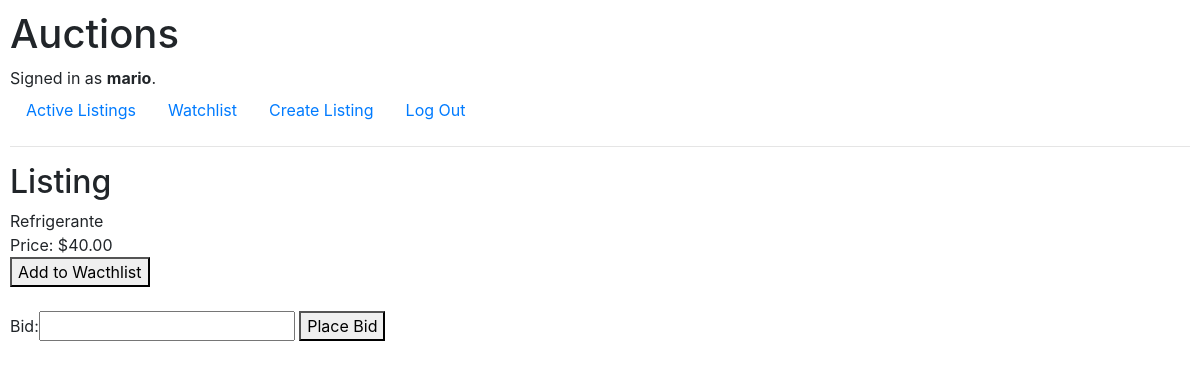
Screenshot of /listing/3 (signed in) with the database file from the repository.
### auctions/models.py (models this page shows, shortened)
class User(AbstractUser):
    pass

class Listing(models.Model):
    owner_id = models.ForeignKey(User, on_delete=models.CASCADE, related_name="listings")
    title = models.CharField(max_length=64)
    starting_price = models.DecimalField(max_digits=10, decimal_places=2)
    category = models.CharField(max_length=64, blank=True)
    description = models.TextField(blank=True)
    url_image = models.URLField(blank=True)

### auctions/views.py (the view)
# urls.py: path("listing/<int:listing_id>", views.listing, name="listing"),
def listing(request, listing_id):
    listing = Listing.objects.get(pk=listing_id)
    already_on_watchlist = request.user.profile.watchlist.filter(id=listing_id)
    form = PlaceBidForm()
    biggest_bid = listing.bids.all().order_by('-bid_value').first()
    if not biggest_bid:
        price = listing.starting_price
    else:
        price = biggest_bid.bid_value
    return render(request, "auctions/listing.html", {
        "listing": listing,
        "already_on_watchlist": already_on_watchlist,
        "PlaceBidForm": form,
        "price": price
    })

### auctions/forms.py
class PlaceBidForm(forms.Form):
    bid_value = forms.DecimalField(max_digits=10, decimal_places=2, label="Bid:")

### auctions/templates/auctions/listing.html (shortened to what this page needs)
{% extends "auctions/layout.html" %}
{% block body %}
    <h2>Listing</h2>
    {{listing.title}}
    <br>
    Price: ${{price}}
    {% if not already_on_watchlist %}
    <form action="{% url 'watchlist' %}" method="POST">
        <button type="submit" name="listing_id" value="{{listing.id}}">Add to Wacthlist</button>
    </form>
    {% else %}
        <form action="{% url 'watchlist_delete' %}" method="POST">
            {% csrf_token %}
            <button type="submit" name="listing_id" value="{{listing.id}}">Delete from Wacthlist</button>
        </form>
    {% endif %}
    <br>
    <form action="{% url 'bid' %}" method=POST>
        {{ PlaceBidForm }}
         <button type="submit" name="listing_id" value="{{listing.id}}">Place Bid</button>
    </form>
{% endblock %}

### auctions/templates/auctions/layout.html (shortened to what this page needs)
{% load static %}
<!DOCTYPE html>
<html lang="en">
    <head>
        <link rel="stylesheet" href="https://stackpath.bootstrapcdn.com/bootstrap/4.4.1/css/bootstrap.min.css">
        <link href="{% static 'auctions/styles.css' %}" rel="stylesheet">
    </head>
    <body>
        <h1>Auctions</h1>
        <div>
            {% if user.is_authenticated %}
                Signed in as <strong>{{ user.username }}</strong>.
            {% else %}
                Not signed in.
            {% endif %}
        </div>
        <ul class="nav">
            <li class="nav-item">
                <a class="nav-link" href="{% url 'index' %}">Active Listings</a>
            </li>
            {% if user.is_authenticated %}
                <li class="nav-item">
                    <a class="nav-link" href="{% url 'watchlist' %}">Watchlist</a>
                </li>
                <li class="nav-item">
                    <a class="nav-link" href="{% url 'create-listing' %}">Create Listing</a>
                </li>
                <li class="nav-item">
                    <a class="nav-link" href="{% url 'logout' %}">Log Out</a>
                </li>
            {% endif %}
        </ul>
        <hr>
        {% block body %}
        {% endblock %}
    </body>
</html>

### auctions/static/auctions/styles.css (style rules this page uses)
body { padding: 10px; }

### rows the page displays
User: username "mario"
Listing: title "Refrigerante", starting_price "40.00"
